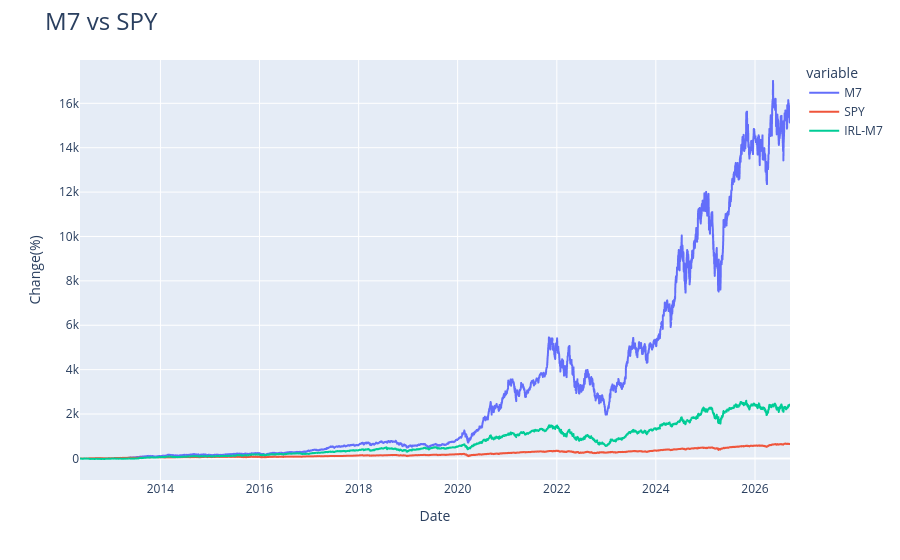

Notebook code cell kept with this figure:
### Code cell
fig1 = px.line(normalized,x=normalized.index,y=["M7","SPY", "IRL-M7"])
fig1.update_layout(title=dict(text="M7 vs SPY",font=dict(size=24)),yaxis_title="Change(%)")
fig1.show()

### Figure 1 — Plotly figure (JSON) as saved in the notebook; plotly's stock layout.template omitted (floating-point values rounded to 4 significant figures; data arrays with more than 128 entries replaced by an {"elided": "..."} marker saying what was removed)
{"data": [{"hovertemplate": "variable=M7<br>Date=%{x}<br>value=%{y}<extra></extra>", "legendgroup": "M7", "line": {"color": "#636efa", "dash": "solid"}, "marker": {"symbol": "circle"}, "mode": "lines", "name": "M7", "showlegend": true, "type": "scattergl", "x": {"elided": "3602 str values"}, "xaxis": "x", "y": {"elided": "3602 float values"}, "yaxis": "y"}, {"hovertemplate": "variable=SPY<br>Date=%{x}<br>value=%{y}<extra></extra>", "legendgroup": "SPY", "line": {"color": "#EF553B", "dash": "solid"}, "marker": {"symbol": "circle"}, "mode": "lines", "name": "SPY", "showlegend": true, "type": "scattergl", "x": {"elided": "3602 str values"}, "xaxis": "x", "y": {"elided": "3602 float values"}, "yaxis": "y"}, {"hovertemplate": "variable=IRL-M7<br>Date=%{x}<br>value=%{y}<extra></extra>", "legendgroup": "IRL-M7", "line": {"color": "#00cc96", "dash": "solid"}, "marker": {"symbol": "circle"}, "mode": "lines", "name": "IRL-M7", "showlegend": true, "type": "scattergl", "x": {"elided": "3602 str values"}, "xaxis": "x", "y": {"elided": "3602 float values"}, "yaxis": "y"}], "layout": {"legend": {"title": {"text": "variable"}, "tracegroupgap": 0}, "margin": {"t": 60}, "title": {"font": {"size": 24}, "text": "M7 vs SPY"}, "xaxis": {"anchor": "y", "domain": [0, 1], "title": {"text": "Date"}}, "yaxis": {"anchor": "x", "domain": [0, 1], "title": {"text": "Change(%)"}}}}
